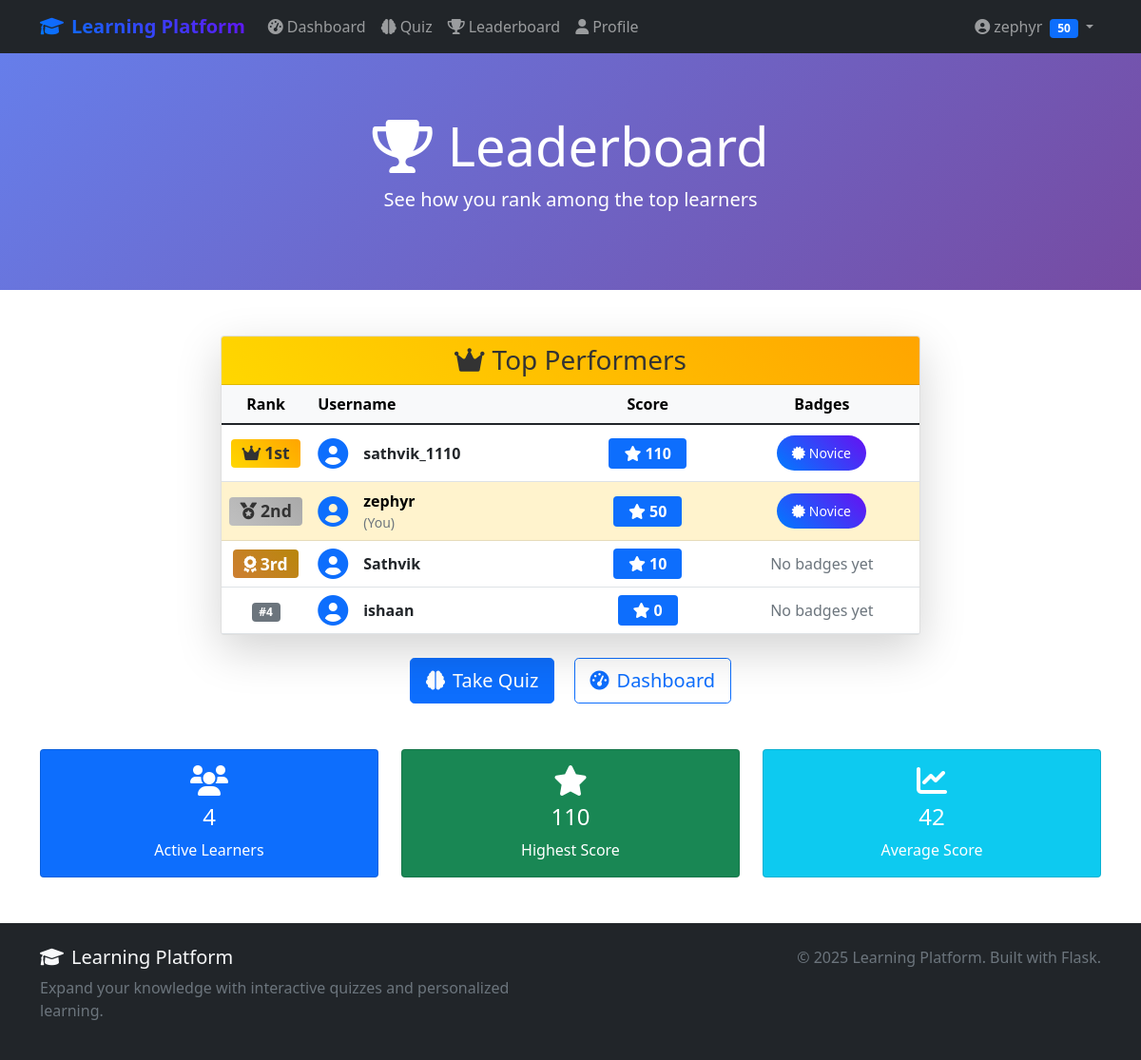
The page /leaderboard (signed in) on the database its author committed.
### app.py (models this page shows, shortened)
class User(UserMixin, db.Model):
    id = db.Column(db.Integer, primary_key=True)
    username = db.Column(db.String(80), unique=True, nullable=False, index=True)
    password_hash = db.Column(db.String(120), nullable=False)
    score = db.Column(db.Integer, default=0)
    is_admin = db.Column(db.Boolean, default=False)
    created_at = db.Column(db.DateTime, default=datetime.utcnow)
    badges = db.relationship('Badge', secondary=user_badges, lazy='subquery',
                           backref=db.backref('users', lazy=True))
    interests = db.relationship('Topic', secondary=user_interests, lazy='subquery',
                              backref=db.backref('interested_users', lazy=True))
    quiz_history = db.relationship('QuizHistory', backref='user', lazy=True, cascade='all, delete-orphan')

class Badge(db.Model):
    id = db.Column(db.Integer, primary_key=True)
    name = db.Column(db.String(50), unique=True, nullable=False)
    description = db.Column(db.String(200))
    points_required = db.Column(db.Integer, default=0)

### app.py (the view)
@app.route('/leaderboard')
def leaderboard():
    top_users = User.query.order_by(User.score.desc()).limit(10).all()
    return render_template('leaderboard.html', top_users=top_users)

### app.py (called while the page is built)
@login_manager.user_loader
def load_user(user_id):
    return User.query.get(int(user_id))

### templates/leaderboard.html (shortened to what this page needs)
{% extends "base.html" %}
{% block content %}
<div class="hero-section">
    <div class="container">
        <div class="row">
            <div class="col-lg-12 text-center">
                <h1 class="display-4"><i class="fas fa-trophy me-3"></i>Leaderboard</h1>
                <p class="lead">See how you rank among the top learners</p>
            </div>
        </div>
    </div>
</div>
<div class="container my-5">
    <div class="row justify-content-center">
        <div class="col-lg-8">
            <div class="card shadow-lg">
                <div class="card-header text-center" style="background: linear-gradient(45deg, #FFD700, #FFA500); color: #333;">
                    <h3 class="card-title mb-0">
                        <i class="fas fa-crown me-2"></i>Top Performers
                    </h3>
                </div>
                <div class="card-body p-0">
                    {% if top_users %}
                        <div class="table-responsive">
                            <table class="table table-hover mb-0">
                                <thead class="table-light">
                                    <tr>
                                        <th class="text-center" style="width: 80px;">Rank</th>
                                        <th>Username</th>
                                        <th class="text-center">Score</th>
                                        <th class="text-center">Badges</th>
                                    </tr>
                                </thead>
                                <tbody>
                                    {% for user in top_users %}
                                        <tr class="{% if current_user.is_authenticated and user.id == current_user.id %}table-warning{% endif %}">
                                            <td class="text-center align-middle">
                                                {% if loop.index <= 3 %}
                                                    {% if loop.index == 1 %}
                                                        <span class="badge" style="background: linear-gradient(45deg, #FFD700, #FFA500); color: #333; font-size: 1.1em;">
                                                            <i class="fas fa-crown me-1"></i>1st
                                                        </span>
                                                    {% elif loop.index == 2 %}
                                                        <span class="badge" style="background: linear-gradient(45deg, #C0C0C0, #A9A9A9); color: #333; font-size: 1.1em;">
                                                            <i class="fas fa-medal me-1"></i>2nd
                                                        </span>
                                                    {% else %}
                                                        <span class="badge" style="background: linear-gradient(45deg, #CD7F32, #B8860B); color: white; font-size: 1.1em;">
                                                            <i class="fas fa-award me-1"></i>3rd
                                                        </span>
                                                    {% endif %}
                                                {% else %}
                                                    <span class="badge bg-secondary">#{{ loop.index }}</span>
                                                {% endif %}
                                            </td>
                                            <td class="align-middle">
                                                <div class="d-flex align-items-center">
                                                    <i class="fas fa-user-circle fa-2x me-3 text-primary"></i>
                                                    <div>
                                                        <strong>{{ user.username }}</strong>
                                                        {% if current_user.is_authenticated and user.id == current_user.id %}
                                                            <small class="text-muted d-block">(You)</small>
                                                        {% endif %}
                                                    </div>
                                                </div>
                                            </td>
                                            <td class="text-center align-middle">
                                                <span class="badge bg-primary fs-6 px-3 py-2">
                                                    <i class="fas fa-star me-1"></i>{{ user.score }}
                                                </span>
                                            </td>
                                            <td class="text-center align-middle">
                                                {% if user.badges %}
                                                    {% for badge in user.badges %}
                                                        <span class="badge-custom small me-1">
                                                            <i class="fas fa-certificate me-1"></i>{{ badge.name }}
                                                        </span>
                                                    {% endfor %}
                                                {% else %}
                                                    <span class="text-muted">No badges yet</span>
                                                {% endif %}
                                            </td>
                                        </tr>
                                    {% endfor %}
                                </tbody>
                            </table>
                        </div>
                    {% else %}
                        <div class="text-center py-5">
                            <i class="fas fa-users-slash fa-4x text-muted mb-3"></i>
                            <h4 class="text-muted">No users found</h4>
                            <p class="text-muted">Be the first to start learning and claim the top spot!</p>
                        </div>
                    {% endif %}
                </div>
            </div>
            <div class="text-center mt-4">
                {% if current_user.is_authenticated %}
                    <a href="{{ url_for('quiz') }}" class="btn btn-primary btn-lg me-3">
                        <i class="fas fa-brain me-2"></i>Take Quiz
                    </a>
                    <a href="{{ url_for('dashboard') }}" class="btn btn-outline-primary btn-lg">
                        <i class="fas fa-tachometer-alt me-2"></i>Dashboard
                    </a>
                {% endif %}
            </div>
        </div>
    </div>
    {% if top_users %}
        <div class="row mt-5">
            <div class="col-md-4">
                <div class="card text-center bg-primary text-white">
                    <div class="card-body">
                        <i class="fas fa-users fa-2x mb-2"></i>
                        <h4>{{ top_users|length }}</h4>
                        <p class="mb-0">Active Learners</p>
                    </div>
                </div>
            </div>
            <div class="col-md-4">
                <div class="card text-center bg-success text-white">
                    <div class="card-body">
                        <i class="fas fa-star fa-2x mb-2"></i>
                        <h4>{{ top_users[0].score if top_users }}</h4>
                        <p class="mb-0">Highest Score</p>
                    </div>
                </div>
            </div>
            <div class="col-md-4">
                <div class="card text-center bg-info text-white">
                    <div class="card-body">
                        <i class="fas fa-chart-line fa-2x mb-2"></i>
                        <h4>{{ (top_users|sum(attribute='score') / top_users|length)|round|int if top_users }}</h4>
                        <p class="mb-0">Average Score</p>
                    </div>
                </div>
            </div>
        </div>
    {% endif %}
</div>
{% endblock %}

### templates/base.html (shortened to what this page needs)
<!DOCTYPE html>
<html lang="en">
<head>
    <link href="https://cdnjs.cloudflare.com/ajax/libs/bootstrap/5.1.3/css/bootstrap.min.css" rel="stylesheet">
    <link href="https://cdnjs.cloudflare.com/ajax/libs/font-awesome/6.0.0/css/all.min.css" rel="stylesheet">
</head>
<body>
    <nav class="navbar navbar-expand-lg navbar-dark bg-dark">
        <div class="container">
            <a class="navbar-brand" href="{{ url_for('index') }}">
                <i class="fas fa-graduation-cap me-2"></i>Learning Platform
            </a>
            <div class="collapse navbar-collapse" id="navbarNav">
                <ul class="navbar-nav me-auto">
                    {% if current_user.is_authenticated %}
                        <li class="nav-item">
                            <a class="nav-link" href="{{ url_for('dashboard') }}">
                                <i class="fas fa-tachometer-alt me-1"></i>Dashboard
                            </a>
                        </li>
                        <li class="nav-item">
                            <a class="nav-link" href="{{ url_for('quiz') }}">
                                <i class="fas fa-brain me-1"></i>Quiz
                            </a>
                        </li>
                        <li class="nav-item">
                            <a class="nav-link" href="{{ url_for('leaderboard') }}">
                                <i class="fas fa-trophy me-1"></i>Leaderboard
                            </a>
                        </li>
                        <li class="nav-item">
                            <a class="nav-link" href="{{ url_for('profile') }}">
                                <i class="fas fa-user me-1"></i>Profile
                            </a>
                        </li>
                    {% endif %}
                </ul>
                <ul class="navbar-nav">
                    {% if current_user.is_authenticated %}
                        <li class="nav-item dropdown">
                            <a class="nav-link dropdown-toggle" href="#" id="userDropdown" role="button" data-bs-toggle="dropdown">
                                <i class="fas fa-user-circle me-1"></i>{{ current_user.username }}
                                <span class="badge bg-primary ms-1">{{ current_user.score }}</span>
                            </a>
                        </li>
                    {% endif %}
                </ul>
            </div>
        </div>
    </nav>
    <main>
        {% block content %}{% endblock %}
    </main>
    <footer class="bg-dark text-light mt-5 py-4">
        <div class="container">
            <div class="row">
                <div class="col-md-6">
                    <h5><i class="fas fa-graduation-cap me-2"></i>Learning Platform</h5>
                    <p class="text-muted">Expand your knowledge with interactive quizzes and personalized learning.</p>
                </div>
                <div class="col-md-6 text-md-end">
                    <p class="text-muted mb-0">&copy; 2025 Learning Platform. Built with Flask.</p>
                </div>
            </div>
        </div>
    </footer>
</body>
</html>

### templates/base.html (style rules this page uses)
.badge-custom { background: linear-gradient(45deg, #007bff, #6610f2); color: white; padding: 0.5rem 1rem; border-radius: 20px; margin: 0.2rem; display: inline-block; }
.navbar-brand { font-weight: bold; background: linear-gradient(45deg, #007bff, #6610f2); -webkit-background-clip: text; -webkit-text-fill-color: transparent; background-clip: text; }
.hero-section { background: linear-gradient(135deg, #667eea 0%, #764ba2 100%); color: white; padding: 4rem 0; }

### rows shown on the page
User: username "zephyr", score "50", shows "2nd", shows "(You)"
User: shows "1st", username "sathvik_1110", score "110"
Badge: name "Novice"
User: shows "3rd", username "Sathvik", score "10", shows "No badges yet"
User: username "ishaan", score "0", shows "No badges yet"

### other values the page prints
{{ top_users|length }} "4"
